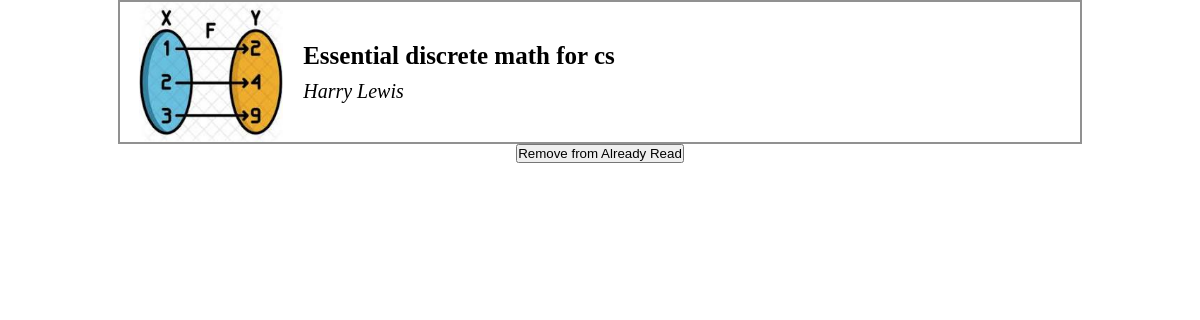
The page /user/already_read/ (signed in) on the database its author committed.
### books/models.py (models this page shows)
class Book(models.Model):
    title = models.CharField(max_length=100)
    author = models.CharField(max_length=100)
    pdf_file = models.FileField(upload_to='pdfs/')
    description = models.TextField()
    image = models.ImageField(upload_to='images/', blank=True, null=True)
    subcategory = models.ForeignKey(Subcategory, on_delete=models.CASCADE)
    publication_date = models.DateTimeField(auto_now_add=True,null=True, blank=True)
    like=models.ManyToManyField(User,blank=True,related_name='liked_books')
    already_read=models.ManyToManyField(User,blank=True,related_name='read_books')

### books/views.py (the view)
# urls.py: path('user/already_read/', views.already_read_books, name='already_read_books'),
def already_read_books(request):
    already_read_books = Book.objects.filter(already_read=request.user)
    return render(request, 'books/already_read_books.html', {'already_read_books': already_read_books})

### books/templates/books/already_read_books.html (shortened to what this page needs)
{% extends "books/base.html" %}
{% load static %}
{% block content %}
<div class="books-list">
  {% if already_read_books %}
    {% for book in already_read_books %}
    <div class="book">
          <img class="book-image" src="{{ book.image.url }}">
          <div class="book-details">
            <div class="book-title">{{ book.title }}</div>
            <div class="book-author">{{ book.author }}</div>
          </div>
      </div>
      <form action="{% url 'already_read' book_id=book.id %}" method="post">
        <button class="alr-read" type="submit">Remove from Already Read</button>
      </form>
    {% endfor %}
  {% else %}
    <h1>No books marked as already read yet.</h1>
  {% endif %}
</div>
{% endblock %}

### books/static/books/css/base.css (style rules this page uses)
* { margin:0; padding:0; }
body { position:relative; margin-bottom:3000px; }
.books-list { display:flex; flex-direction:column; align-items: center; }
.book { width:80%; display:flex; align-items:center; border-style:solid; border-width:2px; border-color:rgb(145, 145, 145); height:140px; }
.book-image { height: 100%; width:10%; margin-right: 20px; padding-left:2%; }
.book-details { flex:1; }
.book-title { font-size:25px; font-weight:bold; }
.book-author { font-style:italic; font-size:20px; margin-top:10px; }
@media only screen and (max-width: 1424px) { .book-image { width: 15%; } }

### rows shown on the page
Book: image (picture), title "Essential discrete math for cs", author "Harry Lewis"
